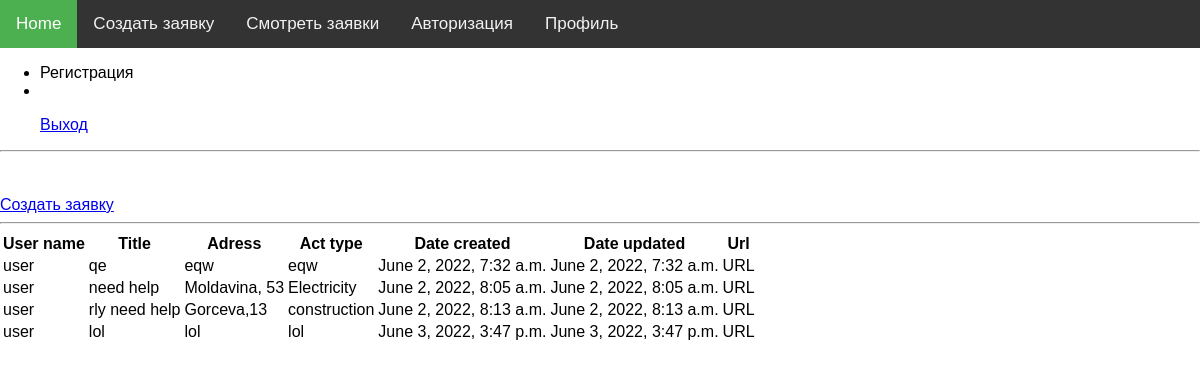
The app's page /list/ (signed in) with its own data.
### dispatcher/models.py (models this page shows, shortened)
class Act(models.Model):
    user = models.ForeignKey(settings.AUTH_USER_MODEL, on_delete=models.CASCADE)
    date_created = models.DateTimeField(auto_now=True, editable=False)
    date_updated = models.DateTimeField(auto_now=True)
    title = models.CharField(max_length=100)
    adress = models.CharField(max_length=200)
    act_type = models.CharField(max_length=20)
    text = models.TextField()

### dispatcher/views.py (the view)
# urls.py: path('list/',views.act_list, name='act_list')
@login_required
def act_list(request):
    queryset = Act.objects.all
    return render(request, 'dispatcher/act_list.html', {'acts':queryset})

### templates/dispatcher/act_list.html (shortened to what this page needs)
<!DOCTYPE html>
{% extends "dispatcher/base.html" %}
    {% block content %}
<br>
<br>
<div class="secondtopnav">
  <a class="active" href="http://127.0.0.1:8000/act/">Создать заявку</a>
</div>
 <hr>
<table>
  <thead>
    <tr>
      <th>User name</th>
      <th>Title</th>
      <th>Adress</th>
      <th>Act type</th>
      <th>Date created</th>
      <th>Date updated</th>
      <th>Url</th>
    </tr>
  </thead>
  <tbody>
    {% for act in acts %}
    <tr>
      <td>{{act.user}}</td>
      <td>{{act.title}}</td>
      <td>{{act.adress}}</td>
      <td>{{act.act_type}}</td>
      <td>{{act.date_created}}</td>
      <td>{{act.date_updated}}</td>
      <td>URL</td>
    </tr>
    {% endfor %}
  </tbody>
</table>
  {% endblock %}

### templates/dispatcher/base.html (style rules this page uses)
body { margin: 0; font-family: Arial, Helvetica, sans-serif; }

### records on screen
Act: user "user", title "qe", adress "eqw", act_type "eqw", date_created "June 2, 2022, 7:32 a.m.", date_updated "June 2, 2022, 7:32 a.m."
Act: user "user", title "need help", adress "Moldavina, 53", act_type "Electricity", date_created "June 2, 2022, 8:05 a.m.", date_updated "June 2, 2022, 8:05 a.m."
Act: user "user", title "rly need help", adress "Gorceva,13", act_type "construction", date_created "June 2, 2022, 8:13 a.m.", date_updated "June 2, 2022, 8:13 a.m."
Act: user "user", title "lol", adress "lol", act_type "lol", date_created "June 3, 2022, 3:47 p.m.", date_updated "June 3, 2022, 3:47 p.m."
